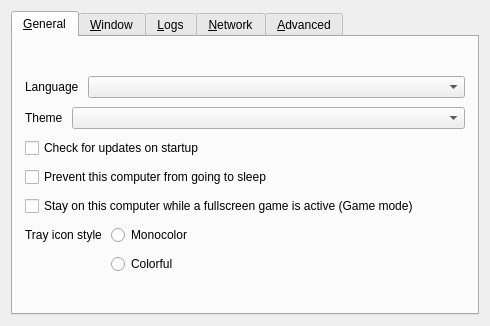
<?xml version="1.0" encoding="UTF-8"?>
<ui version="4.0">
 <class>SettingsDialog</class>
 <widget class="QDialog" name="SettingsDialog">
  <property name="geometry">
   <rect>
    <x>0</x>
    <y>0</y>
    <width>490</width>
    <height>326</height>
   </rect>
  </property>
  <property name="sizePolicy">
   <sizepolicy hsizetype="Maximum" vsizetype="Maximum">
    <horstretch>0</horstretch>
    <verstretch>0</verstretch>
   </sizepolicy>
  </property>
  <property name="windowTitle">
   <string>Preferences</string>
  </property>
  <property name="modal">
   <bool>true</bool>
  </property>
  <layout class="QVBoxLayout" name="verticalLayout_3">
   <item>
    <widget class="QTabWidget" name="tabWidget">
     <widget class="QWidget" name="tabGeneral">
      <attribute name="title">
       <string>&amp;General</string>
      </attribute>
      <layout class="QVBoxLayout" name="verticalLayout_6">
       <property name="spacing">
        <number>9</number>
       </property>
       <property name="leftMargin">
        <number>12</number>
       </property>
       <property name="topMargin">
        <number>12</number>
       </property>
       <property name="rightMargin">
        <number>12</number>
       </property>
       <property name="bottomMargin">
        <number>12</number>
       </property>
       <item>
        <spacer name="verticalSpacer_6">
         <property name="orientation">
          <enum>Qt::Orientation::Vertical</enum>
         </property>
         <property name="sizeHint" stdset="0">
          <size>
           <width>20</width>
           <height>0</height>
          </size>
         </property>
        </spacer>
       </item>
       <item>
        <layout class="QHBoxLayout" name="horizontalLayout_3">
         <item>
          <widget class="QLabel" name="lblLanguage">
           <property name="sizePolicy">
            <sizepolicy hsizetype="Maximum" vsizetype="Preferred">
             <horstretch>0</horstretch>
             <verstretch>0</verstretch>
            </sizepolicy>
           </property>
           <property name="text">
            <string>Language</string>
           </property>
          </widget>
         </item>
         <item>
          <widget class="QComboBox" name="comboLanguage"/>
         </item>
        </layout>
       </item>
       <item>
        <layout class="QHBoxLayout" name="horizontalLayoutTheme">
         <item>
          <widget class="QLabel" name="lblTheme">
           <property name="sizePolicy">
            <sizepolicy hsizetype="Maximum" vsizetype="Preferred">
             <horstretch>0</horstretch>
             <verstretch>0</verstretch>
            </sizepolicy>
           </property>
           <property name="text">
            <string>Theme</string>
           </property>
          </widget>
         </item>
         <item>
          <widget class="QComboBox" name="comboTheme"/>
         </item>
        </layout>
       </item>
       <item>
        <widget class="QCheckBox" name="cbAutoUpdate">
         <property name="text">
          <string>Check for updates on startup</string>
         </property>
        </widget>
       </item>
       <item>
        <widget class="QCheckBox" name="cbPreventSleep">
         <property name="text">
          <string>Prevent this computer from going to sleep</string>
         </property>
        </widget>
       </item>
       <item>
        <widget class="QCheckBox" name="cbGameMode">
         <property name="text">
          <string>Stay on this computer while a fullscreen game is active (Game mode)</string>
         </property>
        </widget>
       </item>
       <item>
        <layout class="QFormLayout" name="formLayout">
         <item row="1" column="1">
          <widget class="QRadioButton" name="rbIconColorful">
           <property name="text">
            <string>Colorful</string>
           </property>
          </widget>
         </item>
         <item row="0" column="1">
          <widget class="QRadioButton" name="rbIconMono">
           <property name="text">
            <string>Monocolor</string>
           </property>
          </widget>
         </item>
         <item row="0" column="0">
          <widget class="QLabel" name="lblTrayIconStyle">
           <property name="text">
            <string>Tray icon style</string>
           </property>
          </widget>
         </item>
        </layout>
       </item>
       <item>
        <spacer name="verticalSpacer_3">
         <property name="orientation">
          <enum>Qt::Orientation::Vertical</enum>
         </property>
         <property name="sizeHint" stdset="0">
          <size>
           <width>20</width>
           <height>0</height>
          </size>
         </property>
        </spacer>
       </item>
      </layout>
     </widget>
     <widget class="QWidget" name="tabWindow">
      <attribute name="title">
       <string>&amp;Window</string>
      </attribute>
      <layout class="QVBoxLayout" name="verticalLayout_14">
       <property name="spacing">
        <number>9</number>
       </property>
       <property name="leftMargin">
        <number>12</number>
       </property>
       <property name="topMargin">
        <number>12</number>
       </property>
       <property name="rightMargin">
        <number>12</number>
       </property>
       <property name="bottomMargin">
        <number>12</number>
       </property>
       <item>
        <spacer name="verticalSpacer_7">
         <property name="orientation">
          <enum>Qt::Orientation::Vertical</enum>
         </property>
         <property name="sizeHint" stdset="0">
          <size>
           <width>20</width>
           <height>0</height>
          </size>
         </property>
        </spacer>
       </item>
       <item>
        <layout class="QFormLayout" name="formLayout_2">
         <property name="labelAlignment">
          <set>Qt::AlignmentFlag::AlignRight|Qt::AlignmentFlag::AlignTrailing|Qt::AlignmentFlag::AlignVCenter</set>
         </property>
         <item row="0" column="0">
          <widget class="QLabel" name="label_3">
           <property name="text">
            <string>When the application starts</string>
           </property>
          </widget>
         </item>
         <item row="0" column="1">
          <widget class="QWidget" name="widget" native="true">
           <layout class="QVBoxLayout" name="verticalLayout_2">
            <item>
             <widget class="QRadioButton" name="rbShowOnStart">
              <property name="text">
               <string>Show the main window</string>
              </property>
             </widget>
            </item>
            <item>
             <widget class="QRadioButton" name="rbAutoHide">
              <property name="text">
               <string>Send to background</string>
              </property>
             </widget>
            </item>
           </layout>
          </widget>
         </item>
         <item row="1" column="0">
          <widget class="QLabel" name="label">
           <property name="text">
            <string>When the main window is closed</string>
           </property>
           <property name="alignment">
            <set>Qt::AlignmentFlag::AlignRight|Qt::AlignmentFlag::AlignTrailing|Qt::AlignmentFlag::AlignVCenter</set>
           </property>
          </widget>
         </item>
         <item row="1" column="1">
          <widget class="QWidget" name="widget_2" native="true">
           <layout class="QVBoxLayout" name="verticalLayout_13">
            <item>
             <widget class="QRadioButton" name="rbExitOnClose">
              <property name="text">
               <string>Exit</string>
              </property>
             </widget>
            </item>
            <item>
             <widget class="QRadioButton" name="rbCloseToTray">
              <property name="text">
               <string>Send to background</string>
              </property>
             </widget>
            </item>
           </layout>
          </widget>
         </item>
        </layout>
       </item>
       <item>
        <widget class="QCheckBox" name="cbShowVersion">
         <property name="text">
          <string>Include version in the window title</string>
         </property>
        </widget>
       </item>
       <item>
        <spacer name="verticalSpacer_11">
         <property name="orientation">
          <enum>Qt::Orientation::Vertical</enum>
         </property>
         <property name="sizeHint" stdset="0">
          <size>
           <width>20</width>
           <height>0</height>
          </size>
         </property>
        </spacer>
       </item>
      </layout>
     </widget>
     <widget class="QWidget" name="tabLog">
      <attribute name="title">
       <string>&amp;Logs</string>
      </attribute>
      <layout class="QVBoxLayout" name="verticalLayout">
       <property name="spacing">
        <number>9</number>
       </property>
       <property name="leftMargin">
        <number>12</number>
       </property>
       <property name="topMargin">
        <number>12</number>
       </property>
       <property name="rightMargin">
        <number>12</number>
       </property>
       <property name="bottomMargin">
        <number>12</number>
       </property>
       <item>
        <spacer name="verticalSpacer_8">
         <property name="orientation">
          <enum>Qt::Orientation::Vertical</enum>
         </property>
         <property name="sizeHint" stdset="0">
          <size>
           <width>20</width>
           <height>0</height>
          </size>
         </property>
        </spacer>
       </item>
       <item>
        <layout class="QHBoxLayout" name="horizontalLayout_4">
         <item>
          <widget class="QLabel" name="lblLogLevel">
           <property name="sizePolicy">
            <sizepolicy hsizetype="Maximum" vsizetype="Fixed">
             <horstretch>0</horstretch>
             <verstretch>0</verstretch>
            </sizepolicy>
           </property>
           <property name="text">
            <string>Level</string>
           </property>
          </widget>
         </item>
         <item>
          <widget class="QComboBox" name="comboLogLevel"/>
         </item>
        </layout>
       </item>
       <item>
        <widget class="QLabel" name="lblDebugWarning">
         <property name="text">
          <string>Using a log level higher than Info may affect performance.</string>
         </property>
         <property name="wordWrap">
          <bool>true</bool>
         </property>
        </widget>
       </item>
       <item>
        <widget class="QGroupBox" name="groupLogToFile">
         <property name="title">
          <string>Log to file</string>
         </property>
         <property name="checkable">
          <bool>true</bool>
         </property>
         <layout class="QHBoxLayout" name="horizontalLayout_2">
          <item>
           <widget class="QWidget" name="widgetLogFilename" native="true">
            <property name="sizePolicy">
             <sizepolicy hsizetype="Preferred" vsizetype="Maximum">
              <horstretch>0</horstretch>
              <verstretch>0</verstretch>
             </sizepolicy>
            </property>
            <layout class="QHBoxLayout" name="_4">
             <property name="spacing">
              <number>3</number>
             </property>
             <property name="leftMargin">
              <number>0</number>
             </property>
             <property name="topMargin">
              <number>0</number>
             </property>
             <property name="rightMargin">
              <number>0</number>
             </property>
             <property name="bottomMargin">
              <number>0</number>
             </property>
             <item>
              <widget class="QLabel" name="labelLogPath">
               <property name="sizePolicy">
                <sizepolicy hsizetype="Preferred" vsizetype="Fixed">
                 <horstretch>0</horstretch>
                 <verstretch>0</verstretch>
                </sizepolicy>
               </property>
               <property name="text">
                <string>Log path</string>
               </property>
              </widget>
             </item>
             <item>
              <spacer name="horizontalSpacer_7">
               <property name="orientation">
                <enum>Qt::Orientation::Horizontal</enum>
               </property>
               <property name="sizeType">
                <enum>QSizePolicy::Policy::Minimum</enum>
               </property>
               <property name="sizeHint" stdset="0">
                <size>
                 <width>17</width>
                 <height>25</height>
                </size>
               </property>
              </spacer>
             </item>
             <item>
              <widget class="QLineEdit" name="lineLogFilename">
               <property name="enabled">
                <bool>true</bool>
               </property>
               <property name="sizePolicy">
                <sizepolicy hsizetype="Expanding" vsizetype="Fixed">
                 <horstretch>0</horstretch>
                 <verstretch>0</verstretch>
                </sizepolicy>
               </property>
              </widget>
             </item>
             <item>
              <widget class="QPushButton" name="btnBrowseLog">
               <property name="enabled">
                <bool>true</bool>
               </property>
               <property name="cursor">
                <cursorShape>PointingHandCursor</cursorShape>
               </property>
               <property name="text">
                <string/>
               </property>
               <property name="icon">
                <iconset theme="QIcon::ThemeIcon::DocumentOpen"/>
               </property>
               <property name="flat">
                <bool>true</bool>
               </property>
              </widget>
             </item>
            </layout>
           </widget>
          </item>
         </layout>
        </widget>
       </item>
       <item>
        <widget class="QCheckBox" name="cbGuiDebug">
         <property name="text">
          <string>Enable GUI debug messages</string>
         </property>
        </widget>
       </item>
       <item>
        <spacer name="verticalSpacer_4">
         <property name="orientation">
          <enum>Qt::Orientation::Vertical</enum>
         </property>
         <property name="sizeHint" stdset="0">
          <size>
           <width>20</width>
           <height>0</height>
          </size>
         </property>
        </spacer>
       </item>
      </layout>
     </widget>
     <widget class="QWidget" name="tabNetwork">
      <attribute name="title">
       <string>&amp;Network</string>
      </attribute>
      <layout class="QVBoxLayout" name="verticalLayout_7">
       <property name="spacing">
        <number>9</number>
       </property>
       <property name="leftMargin">
        <number>12</number>
       </property>
       <property name="topMargin">
        <number>12</number>
       </property>
       <property name="rightMargin">
        <number>12</number>
       </property>
       <property name="bottomMargin">
        <number>12</number>
       </property>
       <item>
        <spacer name="verticalSpacer_9">
         <property name="orientation">
          <enum>Qt::Orientation::Vertical</enum>
         </property>
         <property name="sizeHint" stdset="0">
          <size>
           <width>20</width>
           <height>0</height>
          </size>
         </property>
        </spacer>
       </item>
       <item>
        <layout class="QHBoxLayout" name="horizontalLayout">
         <item>
          <widget class="QLabel" name="lblNetworkIp">
           <property name="sizePolicy">
            <sizepolicy hsizetype="Maximum" vsizetype="Fixed">
             <horstretch>0</horstretch>
             <verstretch>0</verstretch>
            </sizepolicy>
           </property>
           <property name="text">
            <string>Network IP</string>
           </property>
          </widget>
         </item>
         <item>
          <widget class="QComboBox" name="comboInterface">
           <property name="sizePolicy">
            <sizepolicy hsizetype="Maximum" vsizetype="Fixed">
             <horstretch>0</horstretch>
             <verstretch>0</verstretch>
            </sizepolicy>
           </property>
           <item>
            <property name="text">
             <string>Automatic</string>
            </property>
           </item>
          </widget>
         </item>
         <item>
          <spacer name="horizontalSpacer">
           <property name="orientation">
            <enum>Qt::Orientation::Horizontal</enum>
           </property>
           <property name="sizeType">
            <enum>QSizePolicy::Policy::Expanding</enum>
           </property>
           <property name="sizeHint" stdset="0">
            <size>
             <width>25</width>
             <height>20</height>
            </size>
           </property>
          </spacer>
         </item>
        </layout>
       </item>
       <item>
        <layout class="QHBoxLayout" name="horizontalLayout_6">
         <item>
          <widget class="QLabel" name="lblPort">
           <property name="sizePolicy">
            <sizepolicy hsizetype="Maximum" vsizetype="Fixed">
             <horstretch>0</horstretch>
             <verstretch>0</verstretch>
            </sizepolicy>
           </property>
           <property name="text">
            <string>Port</string>
           </property>
          </widget>
         </item>
         <item>
          <widget class="QSpinBox" name="sbPort">
           <property name="enabled">
            <bool>true</bool>
           </property>
           <property name="sizePolicy">
            <sizepolicy hsizetype="Maximum" vsizetype="Fixed">
             <horstretch>0</horstretch>
             <verstretch>0</verstretch>
            </sizepolicy>
           </property>
           <property name="maximum">
            <number>65535</number>
           </property>
           <property name="value">
            <number>24800</number>
           </property>
          </widget>
         </item>
         <item>
          <spacer name="horizontalSpacer_3">
           <property name="orientation">
            <enum>Qt::Orientation::Horizontal</enum>
           </property>
           <property name="sizeHint" stdset="0">
            <size>
             <width>40</width>
             <height>20</height>
            </size>
           </property>
          </spacer>
         </item>
        </layout>
       </item>
       <item>
        <widget class="QGroupBox" name="groupSecurity">
         <property name="sizePolicy">
          <sizepolicy hsizetype="Preferred" vsizetype="Maximum">
           <horstretch>0</horstretch>
           <verstretch>0</verstretch>
          </sizepolicy>
         </property>
         <property name="title">
          <string>Enable TLS Encryption</string>
         </property>
         <property name="checkable">
          <bool>true</bool>
         </property>
         <property name="checked">
          <bool>false</bool>
         </property>
         <layout class="QVBoxLayout" name="_11">
          <item>
           <widget class="QWidget" name="widgetTlsCert" native="true">
            <layout class="QHBoxLayout" name="_12">
             <property name="leftMargin">
              <number>0</number>
             </property>
             <property name="topMargin">
              <number>0</number>
             </property>
             <property name="rightMargin">
              <number>0</number>
             </property>
             <property name="bottomMargin">
              <number>0</number>
             </property>
             <item>
              <widget class="QLabel" name="lblTlsCertInfo">
               <property name="text">
                <string notr="true"/>
               </property>
              </widget>
             </item>
             <item>
              <widget class="QLabel" name="lblTlsCert">
               <property name="sizePolicy">
                <sizepolicy hsizetype="Preferred" vsizetype="Fixed">
                 <horstretch>0</horstretch>
                 <verstretch>0</verstretch>
                </sizepolicy>
               </property>
               <property name="text">
                <string>Certificate</string>
               </property>
              </widget>
             </item>
             <item>
              <widget class="QLineEdit" name="lineTlsCertPath">
               <property name="minimumSize">
                <size>
                 <width>0</width>
                 <height>0</height>
                </size>
               </property>
              </widget>
             </item>
             <item>
              <widget class="QPushButton" name="btnTlsCertPath">
               <property name="cursor">
                <cursorShape>PointingHandCursor</cursorShape>
               </property>
               <property name="text">
                <string/>
               </property>
               <property name="icon">
                <iconset theme="QIcon::ThemeIcon::DocumentOpen"/>
               </property>
               <property name="flat">
                <bool>true</bool>
               </property>
              </widget>
             </item>
            </layout>
           </widget>
          </item>
          <item>
           <layout class="QHBoxLayout" name="horizontalLayout_5">
            <property name="topMargin">
             <number>0</number>
            </property>
            <item>
             <widget class="QLabel" name="lblTlsKeyLength">
              <property name="sizePolicy">
               <sizepolicy hsizetype="Preferred" vsizetype="Fixed">
                <horstretch>0</horstretch>
                <verstretch>0</verstretch>
               </sizepolicy>
              </property>
              <property name="text">
               <string>Key length</string>
              </property>
             </widget>
            </item>
            <item>
             <widget class="QComboBox" name="comboTlsKeyLength">
              <item>
               <property name="text">
                <string notr="true">2048</string>
               </property>
              </item>
              <item>
               <property name="text">
                <string notr="true">4096</string>
               </property>
              </item>
             </widget>
            </item>
            <item>
             <spacer name="horizontalSpacer_2">
              <property name="orientation">
               <enum>Qt::Orientation::Horizontal</enum>
              </property>
              <property name="sizeHint" stdset="0">
               <size>
                <width>40</width>
                <height>20</height>
               </size>
              </property>
             </spacer>
            </item>
            <item>
             <widget class="QPushButton" name="btnTlsRegenCert">
              <property name="text">
               <string>Regenerate certificate</string>
              </property>
              <property name="icon">
               <iconset theme="QIcon::ThemeIcon::ViewRefresh"/>
              </property>
             </widget>
            </item>
           </layout>
          </item>
          <item>
           <widget class="QCheckBox" name="cbRequireClientCert">
            <property name="text">
             <string>Require client certificates</string>
            </property>
           </widget>
          </item>
          <item>
           <spacer name="verticalSpacer_2">
            <property name="orientation">
             <enum>Qt::Orientation::Vertical</enum>
            </property>
            <property name="sizeHint" stdset="0">
             <size>
              <width>20</width>
              <height>0</height>
             </size>
            </property>
           </spacer>
          </item>
         </layout>
        </widget>
       </item>
       <item>
        <spacer name="verticalSpacer_5">
         <property name="orientation">
          <enum>Qt::Orientation::Vertical</enum>
         </property>
         <property name="sizeHint" stdset="0">
          <size>
           <width>20</width>
           <height>0</height>
          </size>
         </property>
        </spacer>
       </item>
      </layout>
     </widget>
     <widget class="QWidget" name="tabAdvanced">
      <attribute name="title">
       <string>&amp;Advanced</string>
      </attribute>
      <layout class="QVBoxLayout" name="verticalLayout_4">
       <property name="spacing">
        <number>9</number>
       </property>
       <property name="leftMargin">
        <number>12</number>
       </property>
       <property name="topMargin">
        <number>12</number>
       </property>
       <property name="rightMargin">
        <number>12</number>
       </property>
       <property name="bottomMargin">
        <number>12</number>
       </property>
       <item>
        <spacer name="verticalSpacer_10">
         <property name="orientation">
          <enum>Qt::Orientation::Vertical</enum>
         </property>
         <property name="sizeHint" stdset="0">
          <size>
           <width>20</width>
           <height>0</height>
          </size>
         </property>
        </spacer>
       </item>
       <item>
        <widget class="QGroupBox" name="groupService">
         <property name="enabled">
          <bool>true</bool>
         </property>
         <property name="title">
          <string>Use background service (daemon)</string>
         </property>
         <property name="checkable">
          <bool>true</bool>
         </property>
         <property name="checked">
          <bool>false</bool>
         </property>
         <layout class="QGridLayout" name="_6">
          <item row="1" column="0">
           <widget class="QCheckBox" name="cbElevateDaemon">
            <property name="text">
             <string>Always run as system (work at login screen and UAC)</string>
            </property>
            <property name="autoExclusive">
             <bool>false</bool>
            </property>
           </widget>
          </item>
         </layout>
        </widget>
       </item>
       <item>
        <layout class="QFormLayout" name="formLayout_3">
         <property name="fieldGrowthPolicy">
          <enum>QFormLayout::FieldGrowthPolicy::ExpandingFieldsGrow</enum>
         </property>
         <property name="rowWrapPolicy">
          <enum>QFormLayout::RowWrapPolicy::DontWrapRows</enum>
         </property>
         <property name="labelAlignment">
          <set>Qt::AlignmentFlag::AlignLeading|Qt::AlignmentFlag::AlignLeft|Qt::AlignmentFlag::AlignVCenter</set>
         </property>
         <property name="formAlignment">
          <set>Qt::AlignmentFlag::AlignHCenter|Qt::AlignmentFlag::AlignTop</set>
         </property>
         <item row="0" column="0">
          <widget class="QCheckBox" name="cbRunEnterCommand">
           <property name="text">
            <string>Run command on enter</string>
           </property>
          </widget>
         </item>
         <item row="0" column="1">
          <widget class="QLineEdit" name="lineCommandEnter"/>
         </item>
         <item row="1" column="0">
          <widget class="QCheckBox" name="cbRunExitCommand">
           <property name="text">
            <string>Run command on exit</string>
           </property>
          </widget>
         </item>
         <item row="1" column="1">
          <widget class="QLineEdit" name="lineCommandExit"/>
         </item>
        </layout>
       </item>
       <item>
        <spacer name="verticalSpacer">
         <property name="orientation">
          <enum>Qt::Orientation::Vertical</enum>
         </property>
         <property name="sizeHint" stdset="0">
          <size>
           <width>20</width>
           <height>0</height>
          </size>
         </property>
        </spacer>
       </item>
       <item>
        <widget class="QPushButton" name="btnClearAllSettings">
         <property name="text">
          <string>Remove all settings</string>
         </property>
        </widget>
       </item>
      </layout>
     </widget>
    </widget>
   </item>
  </layout>
 </widget>
 <resources/>
 <connections/>
</ui>
